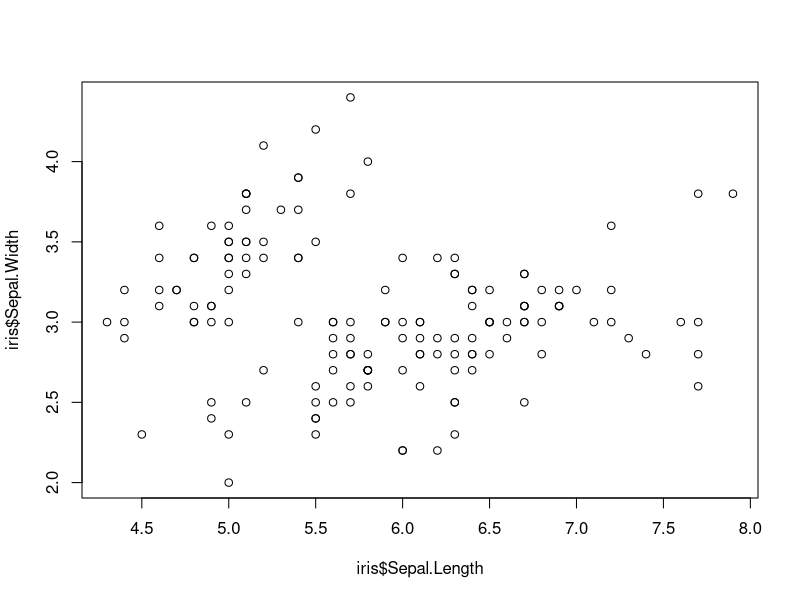
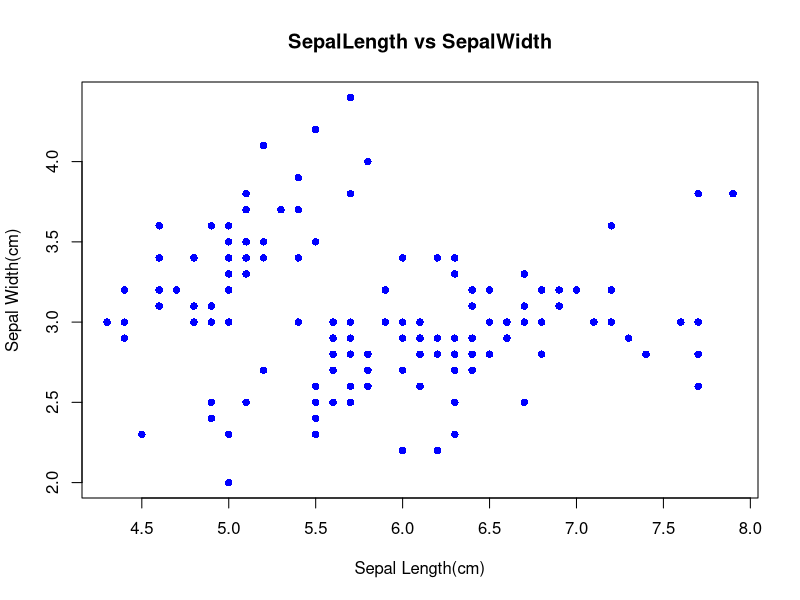
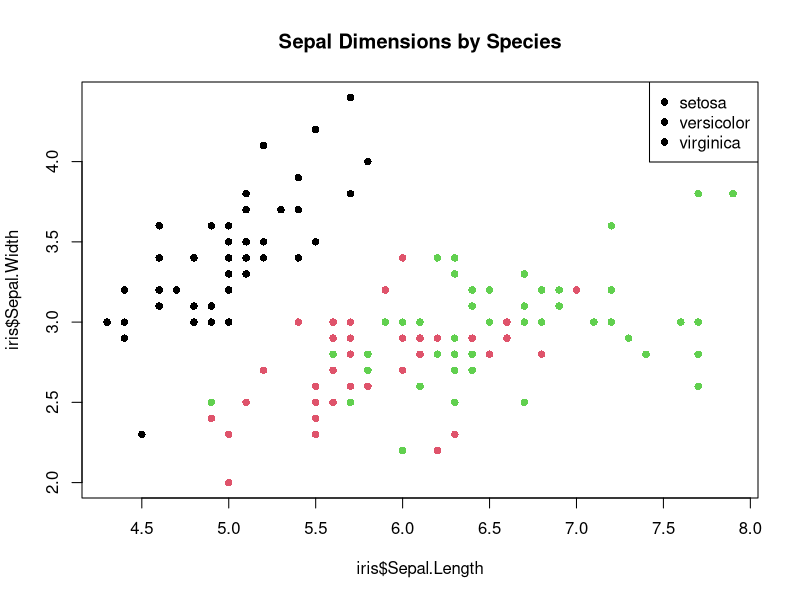
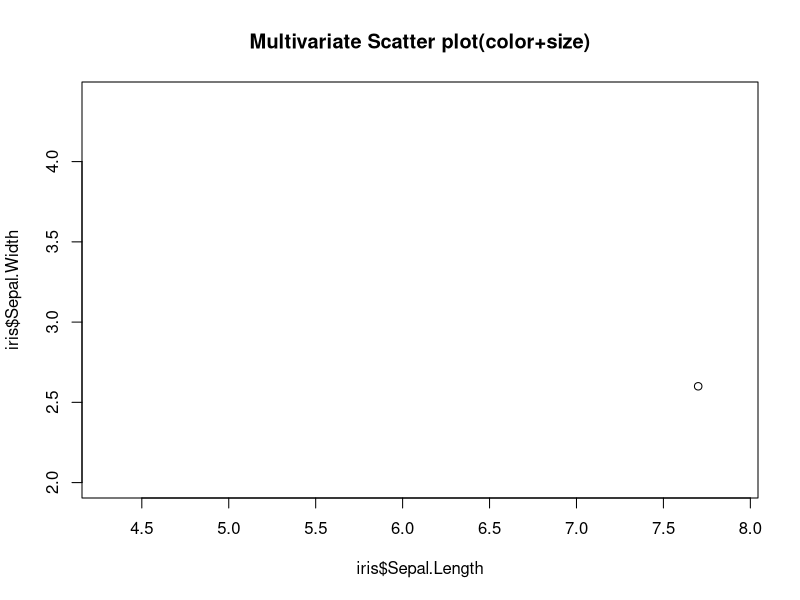
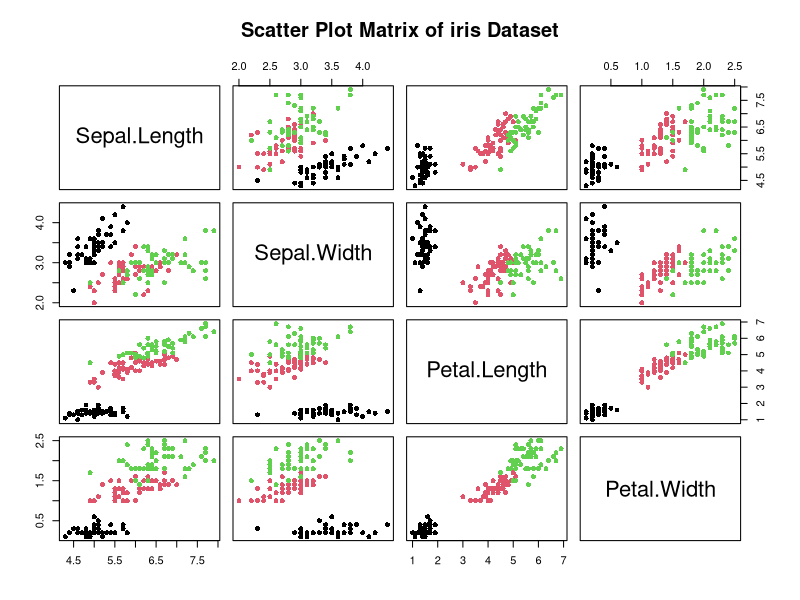
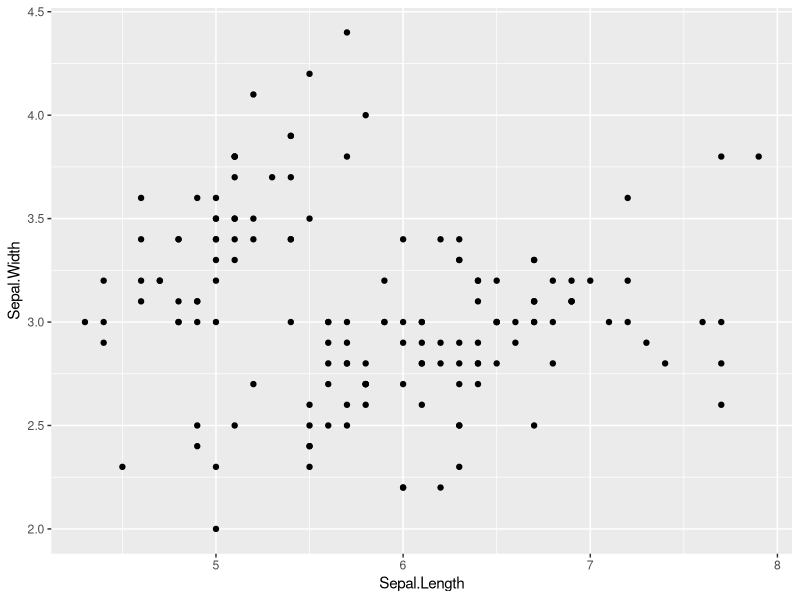
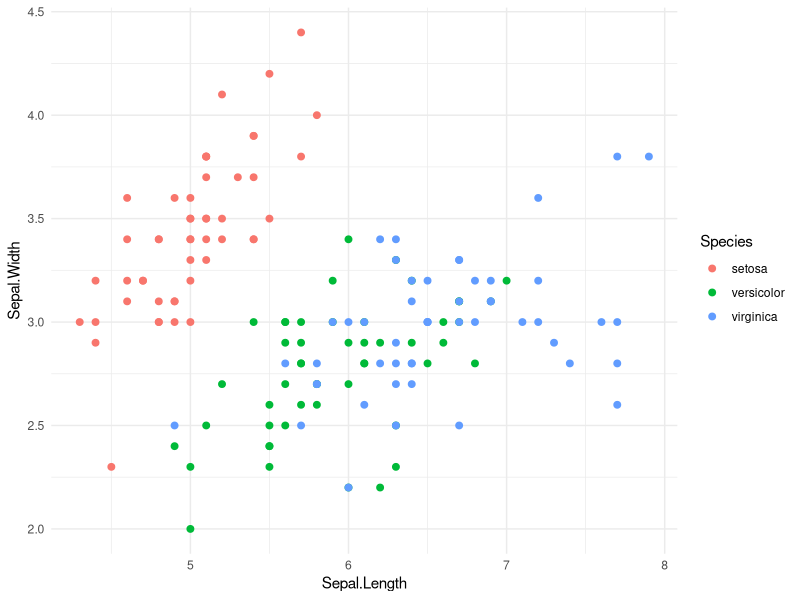
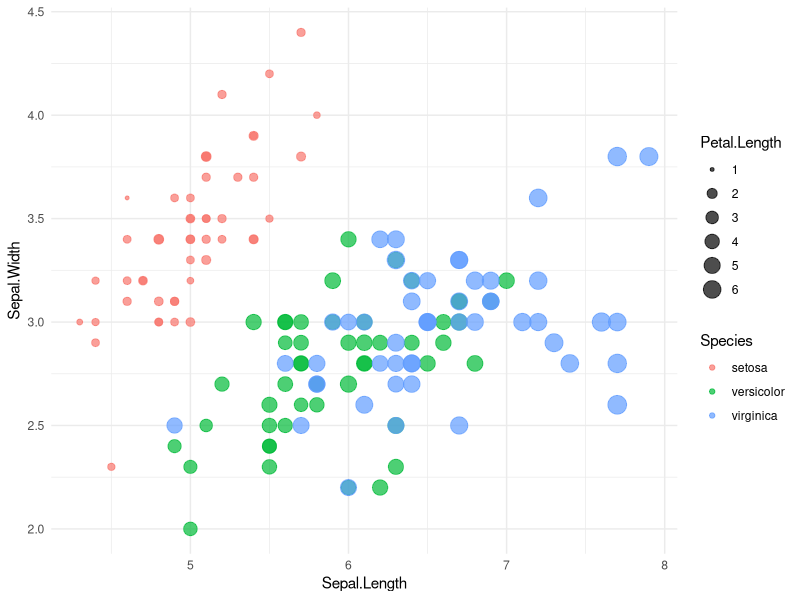

Recreate these plots in R, in order.
#Load and Understand the iris Dataset
data(iris)
str(iris)
View(iris)

#Basic Scatter Plot Sepal Length vs Sepal Width
plot(iris$Sepal.Length,iris$Sepal.Width)

#Labelled Scatter plot
plot(
  iris$Sepal.Length,
  iris$Sepal.Width,
  main="SepalLength vs SepalWidth",
  xlab="Sepal Length(cm)",
  ylab="Sepal Width(cm)",
  col="blue",
  pch=16
)

#Colored Scatter Plot by Species
plot(
  iris$Sepal.Length,
  iris$Sepal.Width,
  col=as.numeric(iris$Species),
  pch=16,
  main="Sepal Dimensions by Species"
)

legend(
  "topright",
  legend=levels(iris$Species),
  col=1.3,
  pch=16
)

#Multivariate Scatter
#Add size as a third variable
plot(
  iris$Sepal.Length,
  iris$Sepal.Width,
  col=iris$Petal.Length/max(iris$Petal.Length),
  main="Multivariate Scatter plot(color+size)"
)

#Scatter Plot Matrix
#All numerix variables against each other
pairs(
  iris[,1:4],
  col=as.numeric(iris$Species),
  pch=16,
  main="Scatter Plot Matrix of iris Dataset"
)

#Load ggplot2
library(ggplot2)

#Basic scatter plot
ggplot(iris,aes(x=Sepal.Length,y=Sepal.Width))+
  geom_point()

#Colored Scatter by Species
ggplot(iris,aes(x=Sepal.Length,y=Sepal.Width,color = Species))+
  geom_point(size=2)+
  theme_minimal()

#Multivariate Scatter Plot
#Color + Size Encoding
ggplot(
  iris,
  aes(
    x=Sepal.Length,
    y=Sepal.Width,
    color=Species,
    size=Petal.Length
  )
)+
  geom_point(alpha=0.7)+
  theme_minimal()

#Scatter Plot Matrix
#Using GGally(extension of ggplot2)
library(GGally)


ggpairs(
  iris,
  columns=1:4,
  aes(color=Species,alpha=0.6)
)
